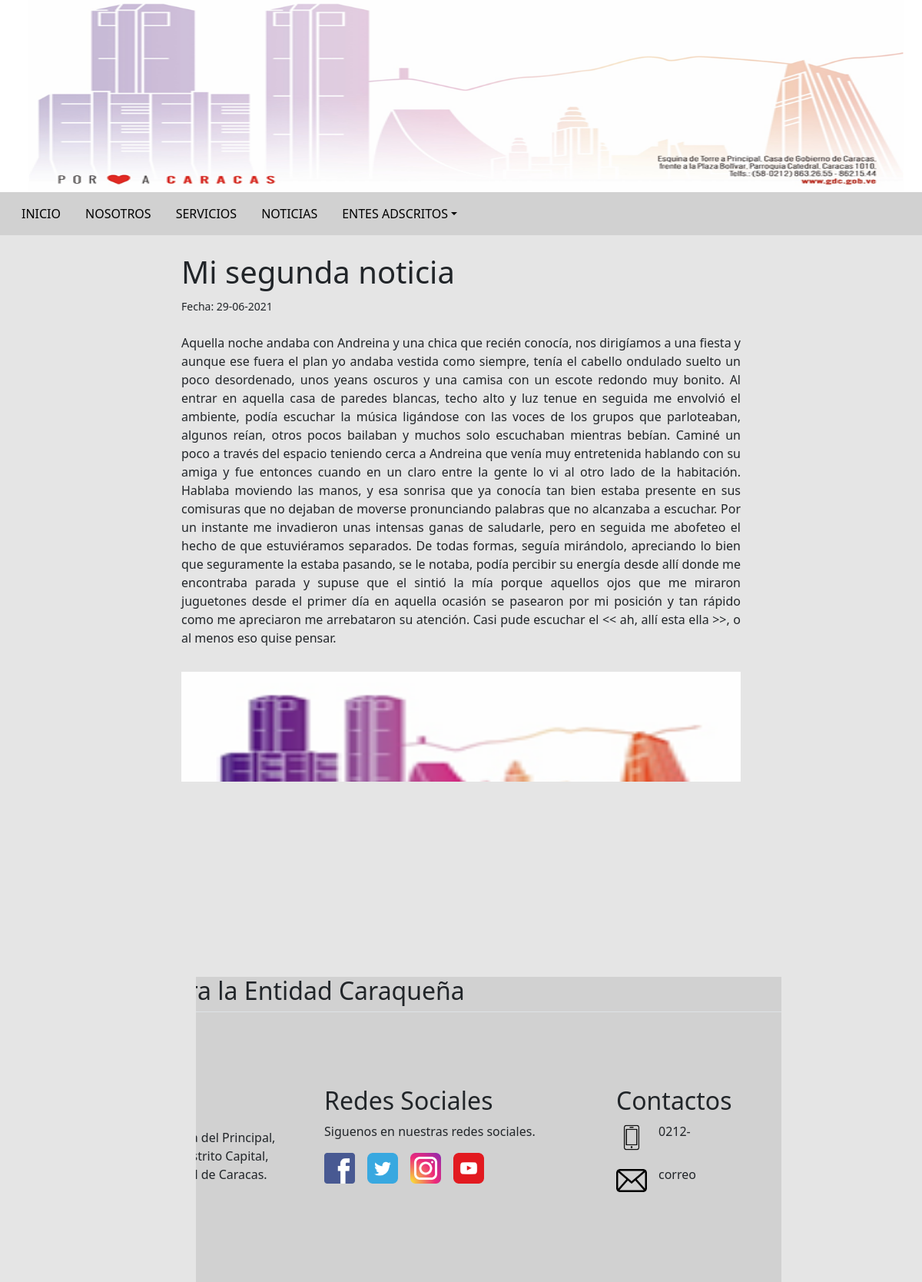
The app's page /index.php?id=2 with its own data.
### tables this page shows
CREATE TABLE `noticia` (
  `id_noticia` int(11) NOT NULL,
  `titulo_not` varchar(255) NOT NULL,
  `contenido_not` text NOT NULL,
  `fecha_not` varchar(50) NOT NULL,
  `img_not` varchar(255) NOT NULL,
  `descrip_not` varchar(255) NOT NULL
);

### index.php (called while the page is built, shortened)
<?php
$mvc= new mvccontroller();
$mvc-> plantilla();
?>

### views/Redireccionar/redireccionar1.php (the view, shortened to what this page needs)
<?php
    $objeto = new Conexion();
    $conexion = $objeto->Conectar();
    $id = (isset($_GET['id'])) ? $_GET['id'] : '';
    $consulta = "SELECT id_noticia, titulo_not, contenido_not, fecha_not, img_not, descrip_not FROM noticia WHERE id_noticia='$id' ";
    $resultado = $conexion->prepare($consulta);
    $resultado->execute();
    $data=$resultado->fetchAll(PDO::FETCH_ASSOC);
?>
<section>
    <div class="row row justify-content-center ps-5 pe-5 pt-4">
            <?php
                foreach($data as $dat) {
            ?>
                <div class="col-xl-8 col-lg-9 col-md-12 col-sm-12">
                    <h1 class=""><?php echo $dat['titulo_not'] ?></h1>
                    <span >
                        <small>Fecha: <?php echo $dat['fecha_not'] ?></small>
                    </span>
                    <p class="mt-4" style="text-align: justify; ">
                        <?php echo $dat['contenido_not'] ?>
                    </p>
                    <img src="CMS/images/<?php echo $dat['img_not'] ?>" width="100%" height="300px" class="mt-3 mb-5" alt="">
                </div>
            <?php
                }
            ?>
    </div>
</section>

### records on screen
noticia: titulo_not "Mi segunda noticia", fecha_not "29-06-2021", contenido_not "Aquella noche andaba con Andreina y una chica que recién conocía, nos dirigíamos a una fiesta y aunque ese fuera el plan yo andaba vestida como siempre, tenía el cabello ondulado suelto un poco desordenado, unos yeans oscuros y una camisa con un escote redondo muy bonito. Al entrar en aquella casa de paredes blancas, techo alto y luz tenue en seguida me envolvió el ambiente, podía escuchar la música ligándose con las voces de los grupos que parloteaban, algunos reían, otros pocos bailaban y muchos solo escuchaban mientras bebían. Caminé un poco a través del espacio teniendo cerca a Andreina que venía muy entretenida hablando con su amiga y fue entonces cuando en un claro entre la gente lo…", img_not (picture)
